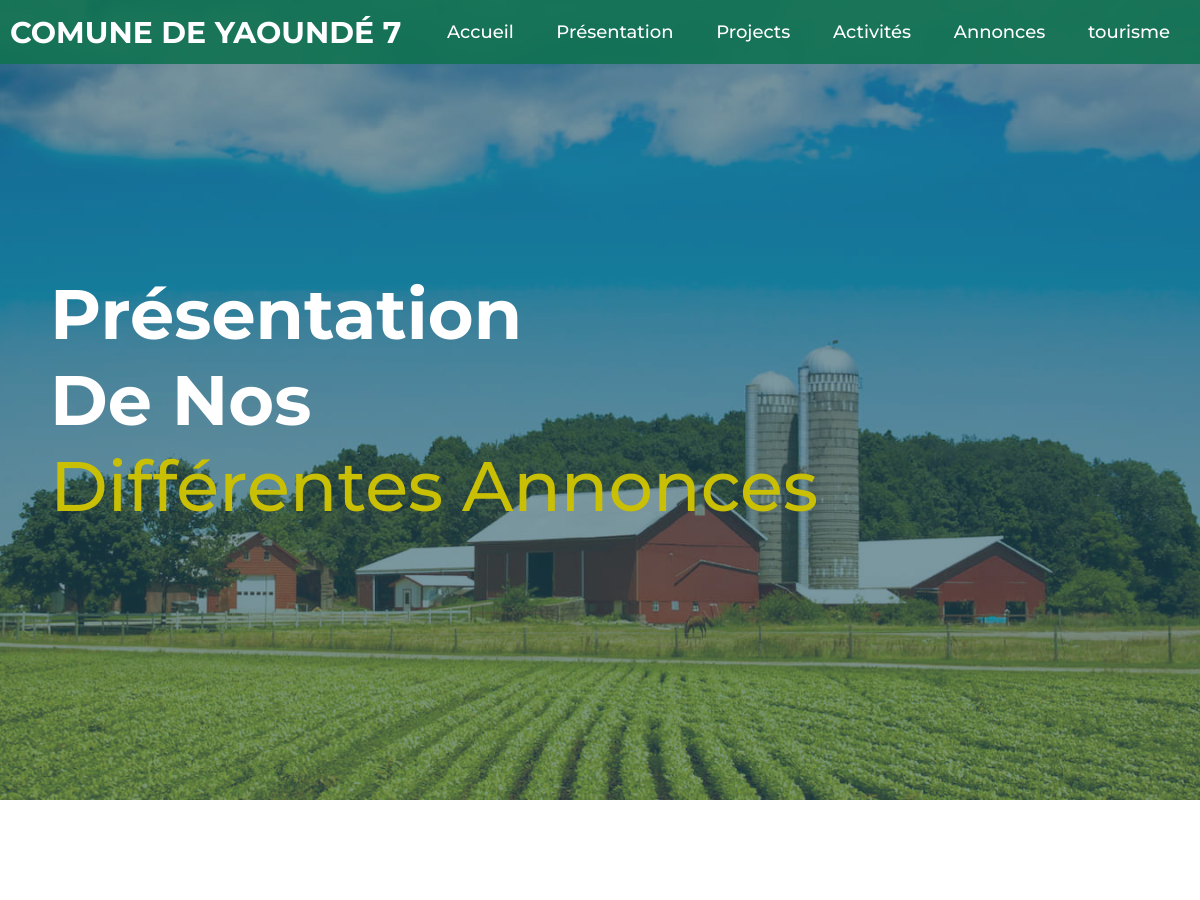
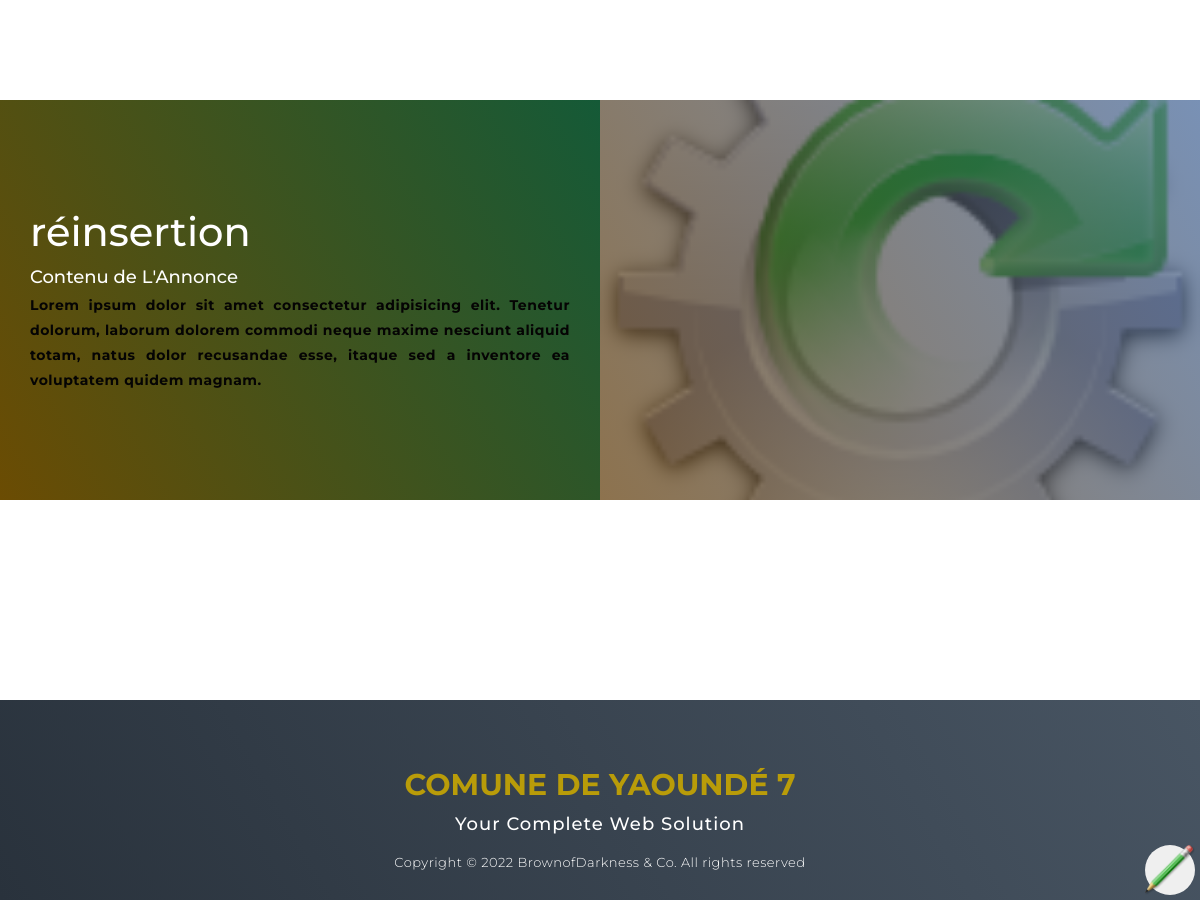
The app's page /CMS_2064/soft_thème/annonces.php (signed in) with its own data (2 pictures, top to bottom).
### tables this page shows
CREATE TABLE `presentation` (
  `id` int(11) NOT NULL,
  `nom_Mairie` varchar(255) NOT NULL,
  `Story` text NOT NULL,
  `image` varchar(255) NOT NULL
);

CREATE TABLE `Annonce` (
  `id` int(11) NOT NULL,
  `titre` varchar(255) NOT NULL,
  `description` text NOT NULL,
  `image` varchar(255) NOT NULL
);

### CMS_2064/soft_thème/annonces.php (the view, shortened to what this page needs)
<?php
    include '../Admin/includes/headlog.php';
?>
<!DOCTYPE html>
<html lang="en">
<head>
  <link rel="stylesheet" href="./css/style.css">
</head>
<body>
  <section id="header">
    <div class="header container">
      <div class="nav-bar">
        <div class="brand">
        <?php
            $req = "SELECT * FROM presentation";
            $res1 = $conn->query($req);
            $tab=$res1->fetchAll();
            if ($tab) {
        ?>
        <a href="#hero">
            <h1><?= $tab[0]['nom_Mairie']?></h1>
          </a>
        <?php
             }
             else {
        ?>
          <a href="#hero">
            <h1><span>c</span>m<span>s</span>new<</h1>
          </a>
        <?php
             }
        ?>
        </div>
        <div class="nav-list">
          <ul>
            <li><a href="index.php#hero">Accueil</a></li>
            <li><a href="presentation.php#hero">Présentation</a></li>
            <li><a href="Projets.php#hero">Projects</a></li>
            <li><a href="Activités.php#hero">Activités</a></li>
            <li><a href="annonces.php#hero">Annonces</a></li>
            <li><a href="tourisme.php#hero">tourisme</a></li>
          </ul>
        </div>
      </div>
    </div>
  </section>
  <section id="hero">
    <div class="hero container">
      <div>
        <h1>Présentation <span></span></h1>
        <h1>De Nos<span></span></h1>
        <h1>Différentes Annonces<span></span></h1>
      </div>
    </div>
  </section>
  <?php
    $req = "SELECT * FROM Annonce order by id desc";
    $res1 = $conn->query($req);
    if ($res1) {
        $all = $res1->fetchAll();
        foreach ($all as $publisher) {
?>
  <section id="projects">
    <div class="projects container">
      <div class="all-projects">
        <div class="project-item">
          <div class="project-info">
            <h1><?php echo $publisher['titre']; ?></h1>
            <h2>Contenu de L'Annonce</h2>
            <p><?php echo $publisher['description']; ?></p>
          </div>
          <div class="project-img">
            <img src="../images/<?php echo $publisher['image']; ?>" alt="img">
          </div>
        </div>
      </div>
    </div>
  </section>
  <?php
          }
      }
  ?>
  <section id="footer">
    <div class="footer container">
      <div class="brand">
      <?php
            $req = "SELECT * FROM presentation";
            $res1 = $conn->query($req);
            $tab=$res1->fetchAll();
            if ($tab) {
        ?>
        <a href="#hero">
            <h1><span><?= $tab[0]['nom_Mairie']?></span></h1>
          </a>
        <?php
             }
             else {
        ?>
          <a href="#hero">
            <h1><span>c</span>m<span>s</span>new<</h1>
          </a>
        <?php
             }
        ?>
      </div>
      <h2>Your Complete Web Solution</h2>
      <p>Copyright &copy 2022 BrownofDarkness & Co. All rights reserved</p>
    </div>
  </section>
  <?php
      if (isset($_SESSION['username'])) {
  ?>
  <button class="view"><a href="../Admin/annonces.php" ><img src="../images/edit.png" width="100%" alt=""></a></button>
  <?php
      }
  ?>
</body>
</html>

### CMS_2064/soft_thème/annonces.php (style rules this page uses)
.view { position: fixed; border: none; outline: none; height: 50px; width: 50px; bottom: 5px; right: 5px; border-radius:50%; z-index: 1000; }

### records on screen
presentation: nom_Mairie "COMUNE DE YAOUNDÉ 7"
annonce: titre "réinsertion", description "Lorem ipsum dolor sit amet consectetur adipisicing elit. Tenetur dolorum, laborum dolorem commodi neque maxime nesciunt aliquid totam, natus dolor recusandae esse, itaque sed a inventore ea voluptatem quidem magnam.", image (picture)
